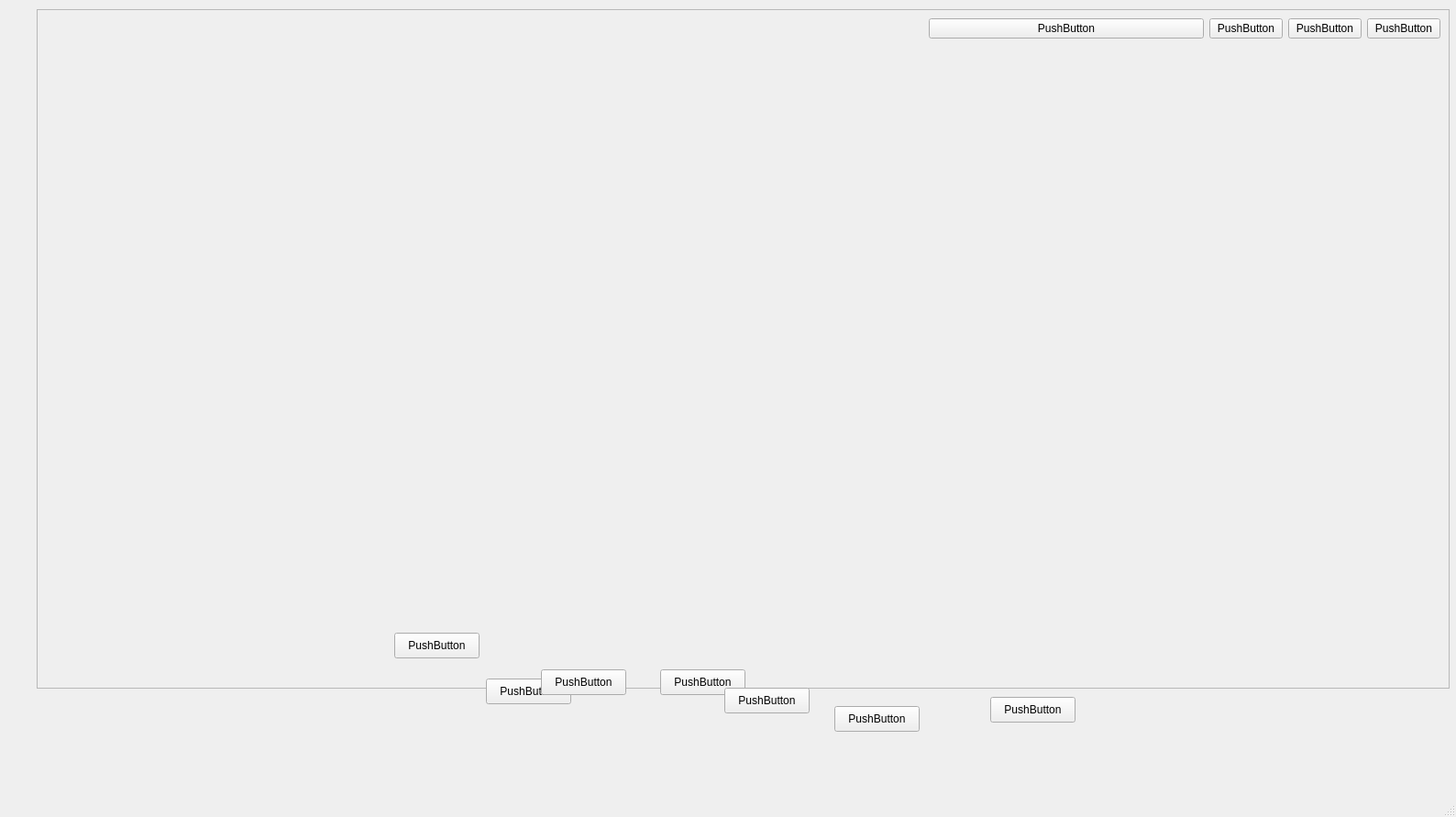
<?xml version="1.0" encoding="UTF-8"?>
<ui version="4.0">
 <class>MainWindow</class>
 <widget class="QMainWindow" name="MainWindow">
  <property name="geometry">
   <rect>
    <x>0</x>
    <y>0</y>
    <width>1588</width>
    <height>891</height>
   </rect>
  </property>
  <property name="windowTitle">
   <string>MainWindow</string>
  </property>
  <widget class="QWidget" name="centralwidget">
   <widget class="QFrame" name="frame">
    <property name="geometry">
     <rect>
      <x>40</x>
      <y>10</y>
      <width>1541</width>
      <height>741</height>
     </rect>
    </property>
    <property name="styleSheet">
     <string notr="true">border-image: url(:/newPrefix/2.jpg);</string>
    </property>
    <property name="frameShape">
     <enum>QFrame::StyledPanel</enum>
    </property>
    <property name="frameShadow">
     <enum>QFrame::Raised</enum>
    </property>
    <layout class="QGridLayout" name="gridLayout">
     <item row="1" column="2">
      <spacer name="verticalSpacer">
       <property name="orientation">
        <enum>Qt::Vertical</enum>
       </property>
       <property name="sizeHint" stdset="0">
        <size>
         <width>20</width>
         <height>40</height>
        </size>
       </property>
      </spacer>
     </item>
     <item row="0" column="2">
      <widget class="QPushButton" name="pushButton_3">
       <property name="text">
        <string>PushButton</string>
       </property>
      </widget>
     </item>
     <item row="0" column="1">
      <widget class="QPushButton" name="pushButton_4">
       <property name="minimumSize">
        <size>
         <width>300</width>
         <height>0</height>
        </size>
       </property>
       <property name="maximumSize">
        <size>
         <width>560</width>
         <height>789</height>
        </size>
       </property>
       <property name="sizeIncrement">
        <size>
         <width>60</width>
         <height>45</height>
        </size>
       </property>
       <property name="text">
        <string>PushButton</string>
       </property>
      </widget>
     </item>
     <item row="0" column="3">
      <widget class="QPushButton" name="pushButton">
       <property name="text">
        <string>PushButton</string>
       </property>
      </widget>
     </item>
     <item row="0" column="4">
      <widget class="QPushButton" name="pushButton_2">
       <property name="text">
        <string>PushButton</string>
       </property>
      </widget>
     </item>
     <item row="0" column="0">
      <spacer name="horizontalSpacer">
       <property name="orientation">
        <enum>Qt::Horizontal</enum>
       </property>
       <property name="sizeHint" stdset="0">
        <size>
         <width>40</width>
         <height>20</height>
        </size>
       </property>
      </spacer>
     </item>
    </layout>
   </widget>
   <widget class="QPushButton" name="pushButton_9">
    <property name="geometry">
     <rect>
      <x>720</x>
      <y>730</y>
      <width>93</width>
      <height>28</height>
     </rect>
    </property>
    <property name="text">
     <string>PushButton</string>
    </property>
   </widget>
   <widget class="QPushButton" name="pushButton_11">
    <property name="geometry">
     <rect>
      <x>530</x>
      <y>740</y>
      <width>93</width>
      <height>28</height>
     </rect>
    </property>
    <property name="text">
     <string>PushButton</string>
    </property>
   </widget>
   <widget class="QPushButton" name="pushButton_13">
    <property name="geometry">
     <rect>
      <x>430</x>
      <y>690</y>
      <width>93</width>
      <height>28</height>
     </rect>
    </property>
    <property name="text">
     <string>PushButton</string>
    </property>
   </widget>
   <widget class="QPushButton" name="pushButton_12">
    <property name="geometry">
     <rect>
      <x>590</x>
      <y>730</y>
      <width>93</width>
      <height>28</height>
     </rect>
    </property>
    <property name="text">
     <string>PushButton</string>
    </property>
   </widget>
   <widget class="QPushButton" name="pushButton_7">
    <property name="geometry">
     <rect>
      <x>790</x>
      <y>750</y>
      <width>93</width>
      <height>28</height>
     </rect>
    </property>
    <property name="text">
     <string>PushButton</string>
    </property>
   </widget>
   <widget class="QPushButton" name="pushButton_8">
    <property name="geometry">
     <rect>
      <x>910</x>
      <y>770</y>
      <width>93</width>
      <height>28</height>
     </rect>
    </property>
    <property name="text">
     <string>PushButton</string>
    </property>
   </widget>
   <widget class="QPushButton" name="pushButton_5">
    <property name="geometry">
     <rect>
      <x>1080</x>
      <y>760</y>
      <width>93</width>
      <height>28</height>
     </rect>
    </property>
    <property name="text">
     <string>PushButton</string>
    </property>
   </widget>
  </widget>
  <widget class="QMenuBar" name="menubar">
   <property name="geometry">
    <rect>
     <x>0</x>
     <y>0</y>
     <width>1588</width>
     <height>26</height>
    </rect>
   </property>
  </widget>
  <widget class="QStatusBar" name="statusbar"/>
 </widget>
 <tabstops>
  <tabstop>pushButton</tabstop>
  <tabstop>pushButton_2</tabstop>
 </tabstops>
 <resources>
  <include location="../../../../Downloads/ree.qrc"/>
 </resources>
 <connections/>
</ui>
